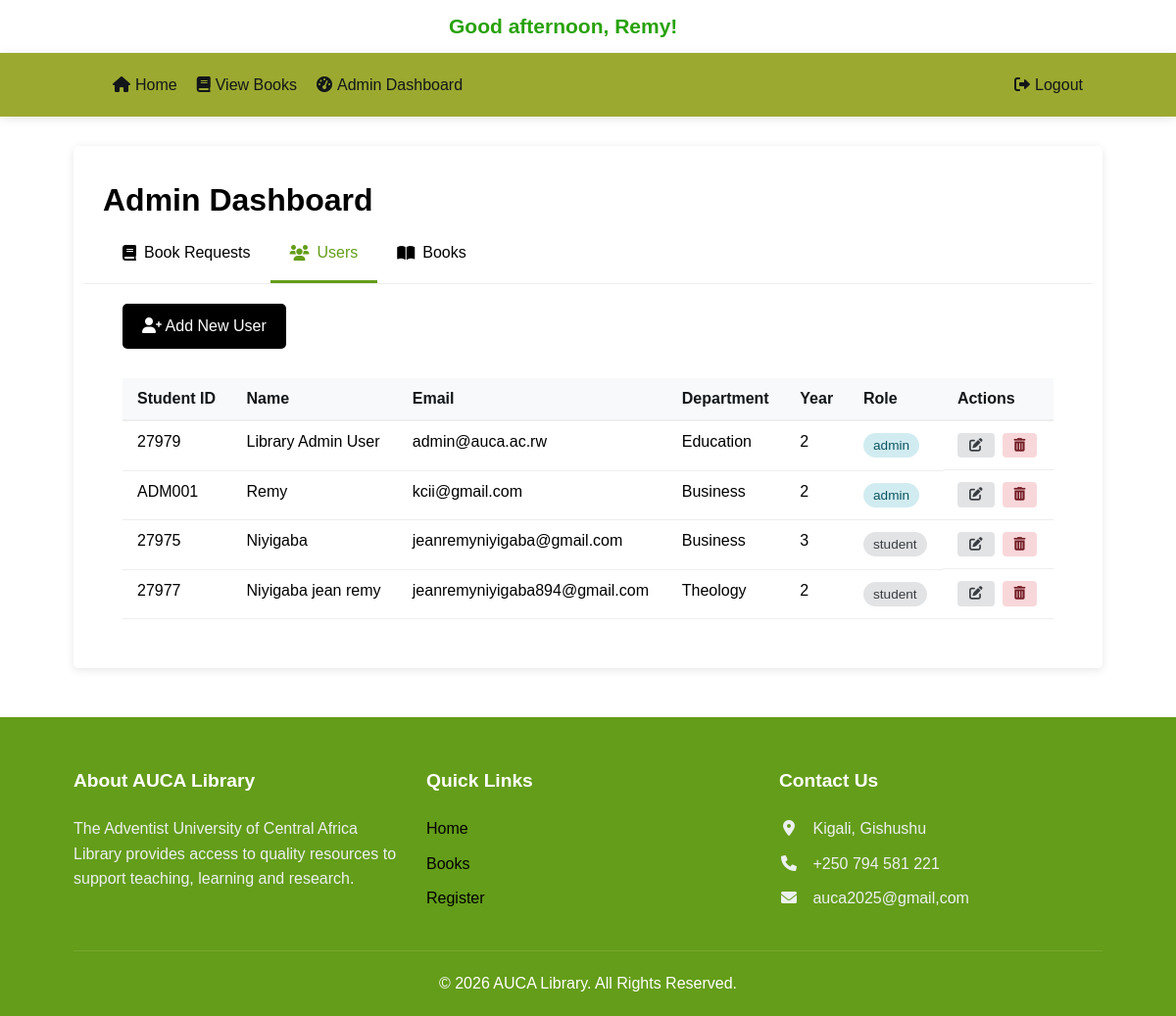
The app's page /admin.php?tab=users (signed in) with its own data.
### tables this page shows
CREATE TABLE `users` (
  `id` int(11) NOT NULL,
  `role` enum('student','admin') DEFAULT 'student',
  `student_id` varchar(20) DEFAULT NULL,
  `full_name` varchar(100) NOT NULL,
  `email` varchar(100) NOT NULL,
  `password` varchar(255) NOT NULL,
  `department` varchar(50) NOT NULL,
  `year` int(11) NOT NULL
);

### includes/config.php (called while the page is built, shortened)
<?php
$conn = new mysqli(DB_HOST, DB_USER, DB_PASS, DB_NAME);
function sanitizeInput($data) {
    global $conn;
    return htmlspecialchars(strip_tags(trim($conn->real_escape_string($data))));
}
?>

### admin.php (the view, shortened to what this page needs)
<?php
include 'includes/config.php';
if (isset($_SESSION['full_name'])) {
    $name = htmlspecialchars($_SESSION['full_name']);
    $hour = date("H");
    if ($hour < 12) {
        $greeting = "Good morning";
    } elseif ($hour < 18) {
        $greeting = "Good afternoon";
    } else {
        $greeting = "Good evening";
    }
    echo "<div class='welcome-message'><h2>$greeting, $name!</h2></div>";
} else {
    echo "<div class='welcome-message'><h2>Welcome, Guest!</h2></div>";
}
$current_tab = isset($_GET['tab']) ? sanitizeInput($_GET['tab']) : 'requests';
if ($current_tab === 'users') {
    $query = "SELECT * FROM users ORDER BY role DESC, full_name ASC";
    $users_result = $conn->query($query);
}
?>
<?php include 'includes/header.php'; ?>
<div class="admin-container">
    <h1>Admin Dashboard</h1>
    <div class="admin-tabs">
        <a href="?tab=requests" class="<?php echo $current_tab === 'requests' ? 'active' : ''; ?>">
            <i class="fas fa-book"></i> Book Requests
        </a>
        <a href="?tab=users" class="<?php echo $current_tab === 'users' ? 'active' : ''; ?>">
            <i class="fas fa-users"></i> Users
        </a>
        <a href="?tab=books" class="<?php echo $current_tab === 'books' ? 'active' : ''; ?>">
            <i class="fas fa-book-open"></i> Books
        </a>
    </div>
    <div class="admin-content">
        <?php if ($current_tab === 'requests'): ?>
            <div class="admin-actions">
                <div class="status-filters">
                    <a  class="btn-approve" href="?tab=requests&filter=all" class="<?php echo (!isset($_GET['filter']) || $_GET['filter'] === 'all') ? 'btn-approve' : ''; ?>">All</a>
                    <a   href="?tab=requests&filter=pending" class="<?php echo (isset($_GET['filter']) && $_GET['filter'] === 'pending') ? 'btn-approve' : 'btn-delete'; ?>">Pending</a>
                    <a  href="?tab=requests&filter=approved" class="<?php echo (isset($_GET['filter']) && $_GET['filter'] === 'approved') ? 'btn-approve' : 'btn-delete'; ?>">Approved</a>
                    <a  href="?tab=requests&filter=rejected" class="<?php echo (isset($_GET['filter']) && $_GET['filter'] === 'rejected') ? 'btn-approve' : 'btn-delete'; ?>">Rejected</a>
                </div>
            </div>
            <?php if ($requests_result->num_rows > 0): ?>
                <div class="table-responsive">
                    <table class="data-table">
                        <thead>
                            <tr>
                                <th>Student</th>
                                <th>Book Requested</th>
                                <th>Status</th>
                                <th>Actions</th>
                            </tr>
                        </thead>
                        <tbody>
                            <?php while ($row = $requests_result->fetch_assoc()): ?>
                                <?php
                                if (isset($_GET['filter']) && $_GET['filter'] !== 'all' &&
                                    strtolower($row['status']) !== $_GET['filter']) {
                                    continue;
                                }
                                ?>
                                <tr>
                                    <td>
                                        <div class="user-info">
                                            <strong>Name: </strong><?php echo htmlspecialchars($row['full_name']); ?></strong>
                                            <div><strong>User ID: </strong><?php echo htmlspecialchars($row['student_id']); ?></div>
                                            <div><strong>Department: </strong><?php echo htmlspecialchars($row['department']); ?> - Year <?php echo htmlspecialchars($row['year']); ?></div>
                                            <div><strong>E-mail: </strong><?php echo htmlspecialchars($row['email']); ?></div>
                                        </div>
                                    </td>
                                    <td><?php echo htmlspecialchars($row['book_title']); ?></td>
                                    <td>
                                        <span class="status-badge status-<?php echo strtolower($row['status']); ?>">
                                            <?php echo htmlspecialchars($row['status']); ?>
                                        </span>
                                    </td>
                                    <td class="actions">
                                        <div class="action-buttons">
                                            <form method="POST" action="admin.php" class="inline-form">
                                                <input type="hidden" name="request_id" value="<?php echo $row['id']; ?>">
                                                <input type="hidden" name="new_status" value="Approved">
                                                <button type="submit" name="update_status" class="btn btn-approve" onclick="return confirm('Approve this request?')">
                                                    <i class="fas fa-check"></i> Approve
                                                </button>
                                            </form>
                                            <button class="btn btn-reject" onclick="openRejectModal(<?php echo $row['id']; ?>)">
                                                <i class="fas fa-times"></i> Reject
                                            </button>
                                            <button class="btn btn-delete" onclick="confirmDelete('request', <?php echo $row['id']; ?>)">
                                                <i class="fas fa-trash-alt"></i>
                                            </button>
                                        </div>
                                    </td>
                                </tr>
                            <?php endwhile; ?>
                        </tbody>
                    </table>
                </div>
            <?php else: ?>
                <div class="no-data">
                    <i class="fas fa-book-open"></i>
                    <p>No book requests found.</p>
                </div>
            <?php endif; ?>
            <div id="rejectModal" class="modal">
                <div class="modal-content">
                    <span class="close-modal" onclick="closeRejectModal()">&times;</span>
                    <h3>Reject Book Request</h3>
                    <form method="POST" action="admin.php">
                        <input type="hidden" name="request_id" id="modal_request_id">
                        <input type="hidden" name="new_status" value="Rejected">
                        <div class="form-group">
                            <label for="rejection_reason">Reason for Rejection (Optional)</label>
                            <textarea name="rejection_reason" id="rejection_reason" rows="3"></textarea>
                        </div>
                        <div class="modal-actions">
                            <button type="button" class="btn btn-cancel" onclick="closeRejectModal()">Cancel</button>
                            <button type="submit" name="update_status" class="btn btn-confirm-reject">Confirm Rejection</button>
                        </div>
                    </form>
                </div>
            </div>
        <?php elseif ($current_tab === 'users'): ?>
            <div class="admin-actions">
                <a href="register.php" class="btn btn-primary">
                    <i class="fas fa-user-plus"></i> Add New User
                </a>
            </div>
            <?php if ($users_result->num_rows > 0): ?>
                <div class="table-responsive">
                    <table class="data-table">
                        <thead>
                            <tr>
                                <th>Student ID</th>
                                <th>Name</th>
                                <th>Email</th>
                                <th>Department</th>
                                <th>Year</th>
                                <th>Role</th>
                                <th>Actions</th>
                            </tr>
                        </thead>
                        <tbody>
                            <?php while ($row = $users_result->fetch_assoc()): ?>
                                <tr>
                                    <td><?php echo htmlspecialchars($row['student_id']); ?></td>
                                    <td><?php echo htmlspecialchars($row['full_name']); ?></td>
                                    <td><?php echo htmlspecialchars($row['email']); ?></td>
                                    <td><?php echo htmlspecialchars($row['department']); ?></td>
                                    <td><?php echo htmlspecialchars($row['year']); ?></td>
                                    <td>
                                        <span class="role-badge role-<?php echo strtolower($row['role']); ?>">
                                            <?php echo htmlspecialchars($row['role']); ?>
                                        </span>
                                    </td>
                                    <td class="actions">
                                        <div class="action-buttons">
                                            <button class="btn-edit" onclick="openEditUserModal(
                                                <?php echo $row['id']; ?>,
                                                '<?php echo htmlspecialchars($row['student_id']); ?>',
                                                '<?php echo htmlspecialchars($row['full_name']); ?>',
                                                '<?php echo htmlspecialchars($row['email']); ?>',
                                                '<?php echo htmlspecialchars($row['department']); ?>',
                                                '<?php echo htmlspecialchars($row['year']); ?>',
                                                '<?php echo htmlspecialchars($row['role']); ?>'
                                            )">
                                                <i class="fas fa-edit"></i>
                                            </button>
                                            <?php if ($row['role'] !== 'admin' || $users_result->num_rows > 1): ?>
                                                <button class="btn-delete" onclick="confirmDelete('user', <?php echo $row['id']; ?>)">
                                                    <i class="fas fa-trash-alt"></i>
                                                </button>
                                            <?php endif; ?>
                                        </div>
                                    </td>
                                </tr>
                            <?php endwhile; ?>
                        </tbody>
                    </table>
                </div>
            <?php endif; ?>
        <?php endif; ?>
    </div>
</div>
<?php include 'includes/footer.php'; ?>

### assets/css/style.css (style rules this page uses)
:root { --primary-color: #649d19; --secondary-color: #000000; --accent-color: #e74c3c; --light-color: #ecf0f1; --dark-color: #121619; --success-color: #27ae60; --warning-color: #f39c12; --danger-color: #e74c3c; --border-radius: 5px; --box-shadow: 0 2px 10px rgba(0, 0, 0, 0.1); --transition: all 0.3s ease; }
* { margin: 0; padding: 0; box-sizing: border-box; }
body { font-family: Arial, Helvetica, sans-serif; line-height: 1.6; color: #000000; background-color: #ffffff; }
a { text-decoration: none; color: var(--secondary-color); transition: var(--transition); }
.btn { display: inline-block; padding: 10px 20px; background-color: var(--secondary-color); color: white; border: none; border-radius: var(--border-radius); cursor: pointer; transition: var(--transition); font-weight: 500; align-items: center; }
.btn-primary { background-color: var(--secondary-color); }
.btn-delete { color: var(--danger-color); background: none; border: none; cursor: pointer; font-size: 1rem; }
.admin-container { background-color: white; padding: 30px; border-radius: var(--border-radius); box-shadow: var(--box-shadow); margin: 30px auto; }
.admin-actions { margin-bottom: 30px; }
.actions { display: flex; gap: 10px; align-items: center; }
.admin-tabs { display: flex; border-bottom: 1px solid #eee; margin: 0 -20px; padding: 0 20px; }
.admin-tabs a { padding: 15px 20px; color: var(--text-color); text-decoration: none; font-weight: 500; border-bottom: 3px solid transparent; display: flex; align-items: center; gap: 8px; transition: var(--transition); }
.admin-tabs a.active { color: var(--primary-color); border-bottom-color: var(--primary-color); }
.admin-content { padding: 20px; }
.data-table { width: 100%; border-collapse: collapse; }
.data-table th { text-align: left; padding: 12px 15px; background: #f8f9fa; font-weight: 600; color: var(--dark-color); border-bottom: 2px solid #eee; }
.data-table td { padding: 12px 15px; border-bottom: 1px solid #eee; vertical-align: top; }
.role-badge { display: inline-block; padding: 5px 10px; border-radius: 20px; font-size: 0.85rem; font-weight: 500; }
.role-student { background-color: #e2e3e5; color: #383d41; }
.role-admin { background-color: #d1ecf1; color: #0c5460; }
.action-buttons { display: flex; gap: 8px; }
.btn-approve, .btn-reject, .btn-edit, .btn-delete { border: none; padding: 6px 12px; border-radius: 4px; cursor: pointer; font-size: 0.85rem; display: inline-flex; align-items: center; gap: 5px; transition: var(--transition); }
.btn-edit { background-color: #e2e3e5; color: #383d41; }
.btn-delete { background-color: #f8d7da; color: #721c24; }
.welcome-message { background-color: #ffffff; padding: 10px; border-radius: 5px; color: #28a20a; font-size: 14px; margin-left: 448px; }

### records on screen
users: student "27979", full_name "Library Admin User", email "admin@auca.ac.rw", department "Education", year "2", role "admin"
users: student "ADM001", full_name "Remy", email "kcii@gmail.com", department "Business", year "2", role "admin"
users: student "27975", full_name "Niyigaba", email "jeanremyniyigaba@gmail.com", department "Business", year "3", role "student"
users: student "27977", full_name "Niyigaba jean remy", email "jeanremyniyigaba894@gmail.com", department "Theology", year "2", role "student"

### other values on screen
$greeting "Good afternoon"
$name "Remy"
